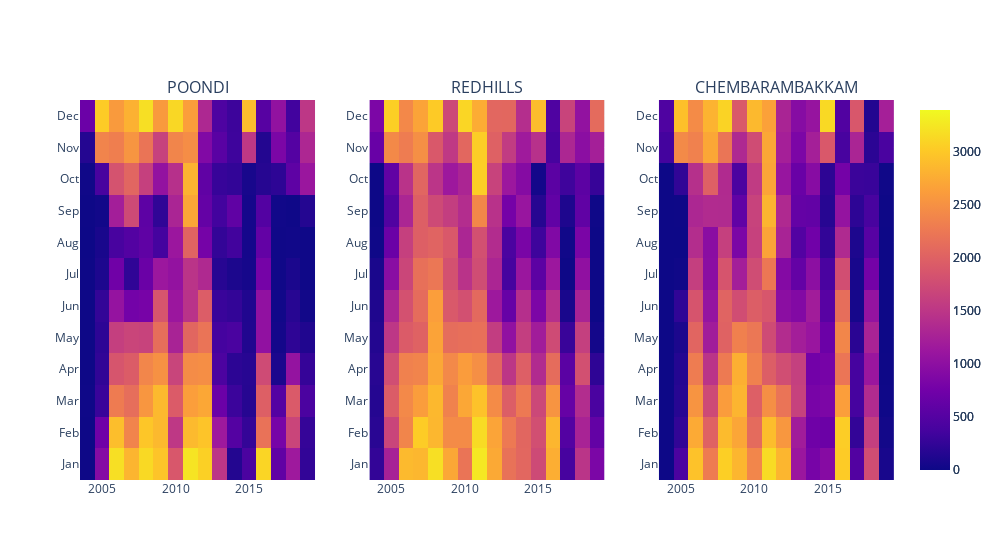

Write notebook code for a chart like this one.
### Code cell
res_df["year"]=res_df["Date"].dt.year
res_df["month"]=res_df["Date"].dt.month
mean_df=res_df.groupby(["year","month"]).mean().reset_index()

fig=plotly.tools.make_subplots(rows=1,cols=3,subplot_titles=['POONDI', 'REDHILLS', 'CHEMBARAMBAKKAM'])
c=1
for i in ['POONDI', 'REDHILLS', 'CHEMBARAMBAKKAM']:
    df=pd.pivot(data=mean_df,index="month",columns="year",values=i)
    df.index=['Jan', 'Feb', 'Mar', 'Apr', 'May', 'Jun','Jul', 'Aug', 'Sep', 'Oct', 'Nov', 'Dec']
    fig.append_trace(go.Heatmap(y=df.index,
                                x=df.columns,
                                z=df,
                                zmax=res_df.iloc[:,1:5].values.max(),
                                zmin=res_df.iloc[:,1:5].values.min(),
                            ),1,c)
    c+=1
fig["layout"].update(width=1000)
pyo.iplot(fig)

### Figure 1 — Plotly figure (JSON) as saved in the notebook; plotly's stock layout.template omitted (floating-point values rounded to 4 significant figures; data arrays with more than 128 entries replaced by an {"elided": "..."} marker saying what was removed)
{"data": [{"type": "heatmap", "x": [2004, 2005, 2006, 2007, 2008, 2009, 2010, 2011, 2012, 2013, 2014, 2015, 2016, 2017, 2018, 2019], "xaxis": "x", "y": ["Jan", "Feb", "Mar", "Apr", "May", "Jun", "Jul", "Aug", "Sep", "Oct", "Nov", "Dec"], "yaxis": "y", "z": {"elided": "12x16 float values"}, "zmax": 3396, "zmin": 0}, {"type": "heatmap", "x": [2004, 2005, 2006, 2007, 2008, 2009, 2010, 2011, 2012, 2013, 2014, 2015, 2016, 2017, 2018, 2019], "xaxis": "x2", "y": ["Jan", "Feb", "Mar", "Apr", "May", "Jun", "Jul", "Aug", "Sep", "Oct", "Nov", "Dec"], "yaxis": "y2", "z": {"elided": "12x16 float values"}, "zmax": 3396, "zmin": 0}, {"type": "heatmap", "x": [2004, 2005, 2006, 2007, 2008, 2009, 2010, 2011, 2012, 2013, 2014, 2015, 2016, 2017, 2018, 2019], "xaxis": "x3", "y": ["Jan", "Feb", "Mar", "Apr", "May", "Jun", "Jul", "Aug", "Sep", "Oct", "Nov", "Dec"], "yaxis": "y3", "z": {"elided": "12x16 float values"}, "zmax": 3396, "zmin": 0}], "layout": {"annotations": [{"font": {"size": 16}, "showarrow": false, "text": "POONDI", "x": 0.1444, "xanchor": "center", "xref": "paper", "y": 1, "yanchor": "bottom", "yref": "paper"}, {"font": {"size": 16}, "showarrow": false, "text": "REDHILLS", "x": 0.5, "xanchor": "center", "xref": "paper", "y": 1, "yanchor": "bottom", "yref": "paper"}, {"font": {"size": 16}, "showarrow": false, "text": "CHEMBARAMBAKKAM", "x": 0.8556, "xanchor": "center", "xref": "paper", "y": 1, "yanchor": "bottom", "yref": "paper"}], "width": 1000, "xaxis": {"anchor": "y", "domain": [0, 0.2889]}, "xaxis2": {"anchor": "y2", "domain": [0.3556, 0.6444]}, "xaxis3": {"anchor": "y3", "domain": [0.7111, 1]}, "yaxis": {"anchor": "x", "domain": [0, 1]}, "yaxis2": {"anchor": "x2", "domain": [0, 1]}, "yaxis3": {"anchor": "x3", "domain": [0, 1]}}}
